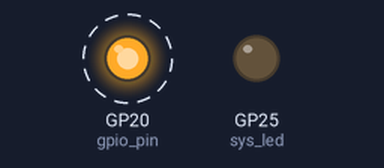
Bench run of a program on a simulated Raspberry Pi Pico running MicroPython. Parts: output pins drawn as LEDs (lit = HIGH). Dashed ring = blinking.

Above: at 0.1 s.
Timing chart, 0 to 3.0 s (numbered marks = the images above):
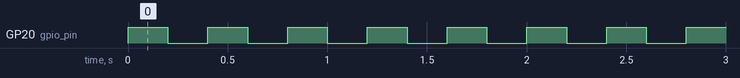

The program:

main.py
```python
from machine import Pin
import time

gpio_pin = Pin(20, Pin.OUT)

# the led on the rpi board
sys_led = Pin(25, Pin.OUT)


def pulse(pin, high_time, low_time):
    """
    Geef een puls op de pin:
    Maak de pin pin_nr hoog, wacht high_time,
    maak de pin laag, en wacht nog low_time
    """
    pin.high()
    time.sleep(high_time)
    pin.low()
    time.sleep(low_time)


while True:
    pulse(gpio_pin, 0.2, 0.2)
```

Measured:
- by itself, GP20 (gpio_pin): alternates HIGH for 0.20 s and LOW for 0.20 s
